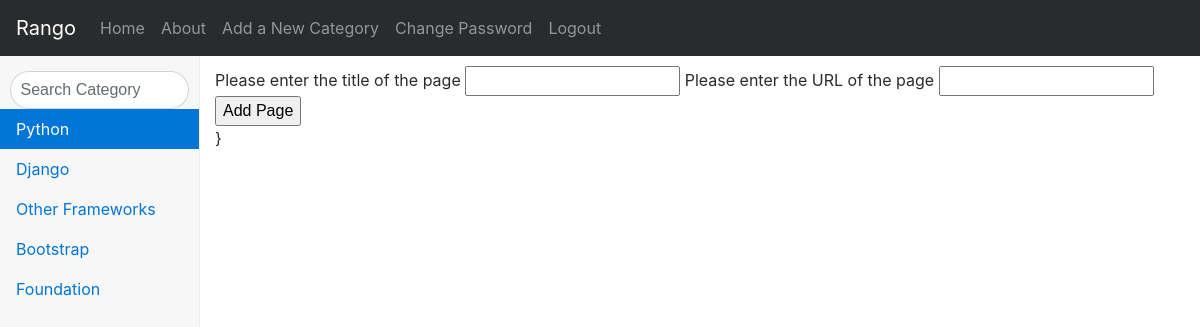
/rango/category/python/add_page/ (signed in), run on the app's committed database.
### rango/models.py (models this page shows, shortened)
class Category(models.Model):
    name = models.CharField(max_length=128, unique=True)
    views = models.IntegerField(default=0)
    likes = models.IntegerField(default=0)
    slug = models.SlugField(default='', unique=True)
    class Meta:
        verbose_name_plural = 'Categories'

### rango/views.py (the view, shortened to what this page needs)
# urls.py: url(r'^category/(?P<category_name_slug>[\w\-]+)/add_page/$', views.add_page, name='add_page'),
@login_required
def add_page(request, category_name_slug):
    form = PageForm()
    category = get_object_or_404(Category, slug=category_name_slug)
    return render(request, 'rango/add_page.html', {'form': form, 'category': category})

### rango/forms.py
class PageForm(forms.ModelForm):
    title = forms.CharField(max_length=128, help_text='Please enter the title of the page')
    url = forms.URLField(max_length=200, help_text='Please enter the URL of the page')
    views = forms.IntegerField(widget=forms.HiddenInput(), initial=0)
    class Meta:
        model = Page
        exclude = ('category',)

### rango/templatetags/rango_template_tags.py (called while the page is built)
@register.inclusion_tag('rango/cats.html')
def get_categroy_list(cat=None):
    return {'cats': Category.objects.all(),
            'act_cat': cat}

### templates/rango/add_page.html (shortened to what this page needs)
{% extends 'rango/base.html' %}
{% load staticfiles %}
{% block body_block %}
    <form method="post" action="{% url 'rango:add_page' category.slug %}">
        {% for field in form.visible_fields %}
            {{ field.help_text }}
            {{ field }}
        {% endfor %}
        <input type="submit" name="submit" value="Add Page">
    </form>}
{% endblock %}

### templates/rango/cats.html
<ul class="nav nav-pills flex-column">
    {% for cat in cats %}
        <li class="nav-item" data-search="{{ cat.id }}">
            {% if cat == act_cat %}
                <a class="nav-link active" href="{% url 'rango:show_category' cat.slug %}">{{ cat.name }}</a>
            {% else %}
                <a class="nav-link" href="{% url 'rango:show_category' cat.slug %}">{{ cat.name }}</a>
            {% endif %}
        </li>
    {% empty %}
        <li><strong>There are no categories present.</strong></li>
    {% endfor %}
</ul>

### static/css/dashboard.css (style rules this page uses)
body { padding-top: 50px; }
.sidebar .nav { margin-bottom: 20px; }
.sidebar .nav-item { width: 100%; }
.sidebar .nav-item + .nav-item { margin-left: 0; }
.sidebar .nav-link { border-radius: 0; }

### data on the page
Category: name "Python"
Category: name "Django"
Category: name "Other Frameworks"
Category: name "Bootstrap"
Category: name "Foundation"

### other printed values
{{ field.help_text }} "Please enter the title of the page" "Please enter the URL of the page"
